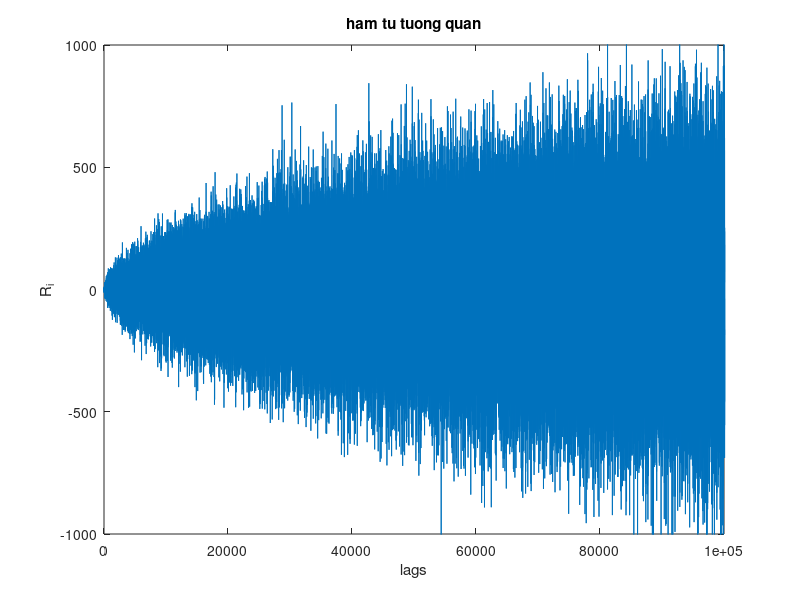

The MATLAB script that drew this image:
N = 100000;
n = 1:N;
x = randn(1,N);
y=xcorr(x,x);
plot(y);
axis([0 10^5 -1000 1000]);
title('ham tu tuong quan');
xlabel('lags');
ylabel('R_i');